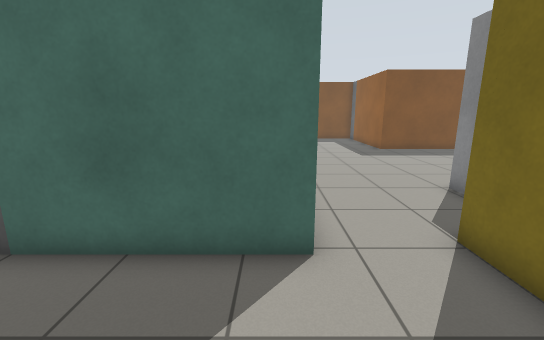
View 1 (above)

15 first-person views from a walk through a robot-simulator world made for Gazebo. The camera is 1.2 m above the floor, tilts 12° down and sees 90° across. The floor is counted in squares, 0.5 m on a side. Each view is taken from the middle of a square. On the plan, view 1 faces up. The plan holds only what a view shows up to about 17 squares ahead; the rest is blank.

View 2
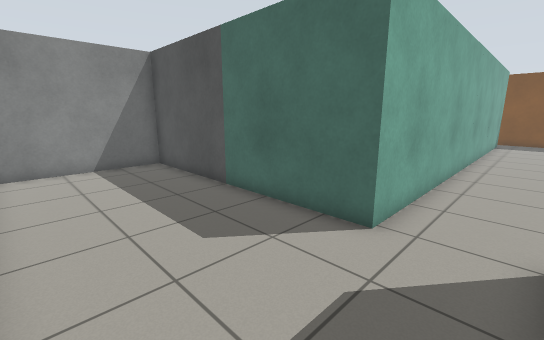

View 3
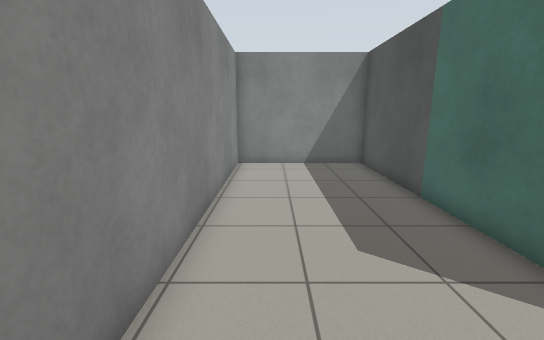

View 4
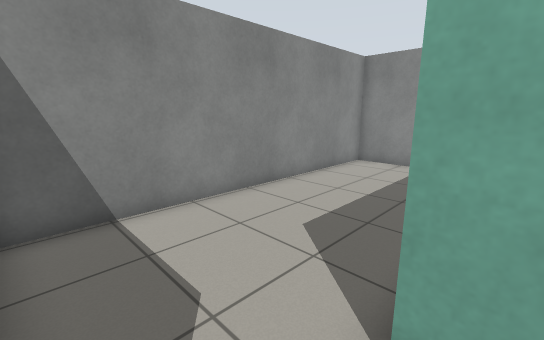

View 5
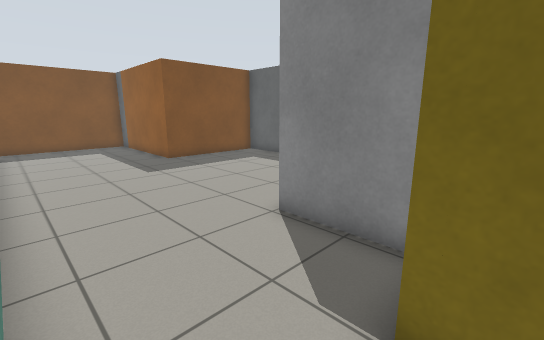

View 6
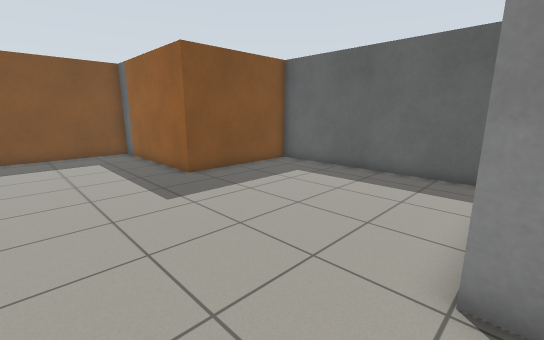

View 7
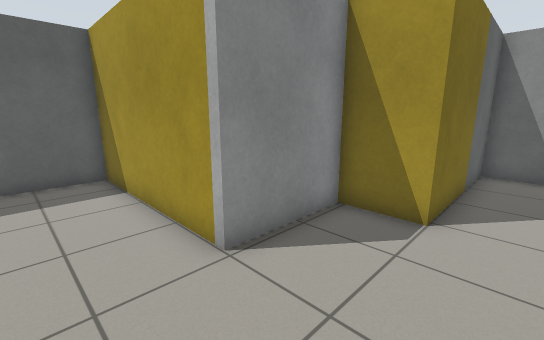

View 8
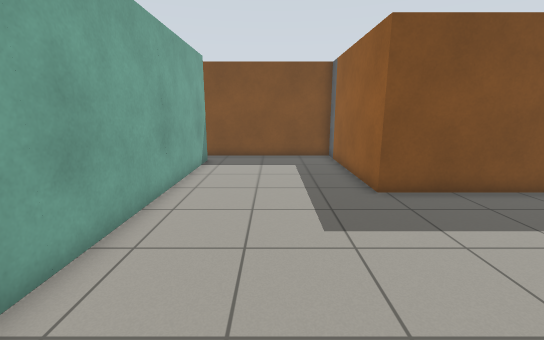

View 9
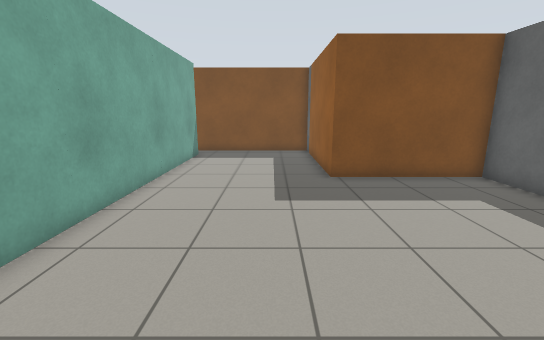

View 10
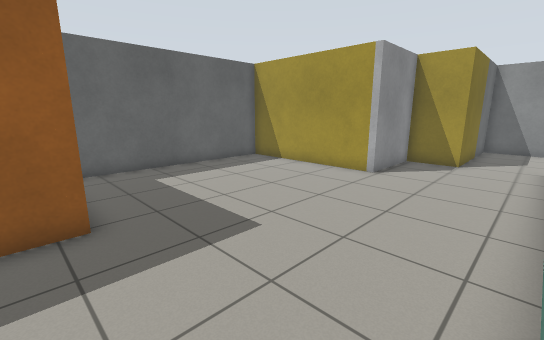

View 11
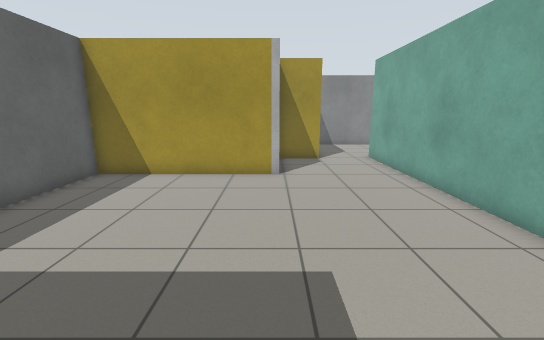

View 12
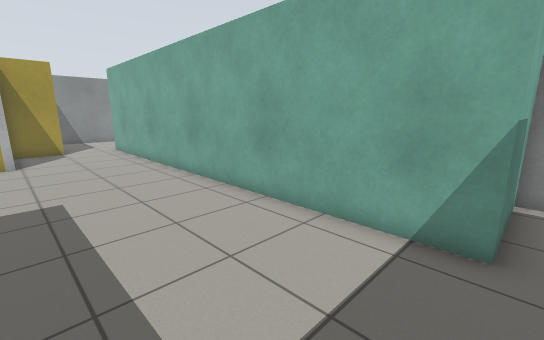

View 13
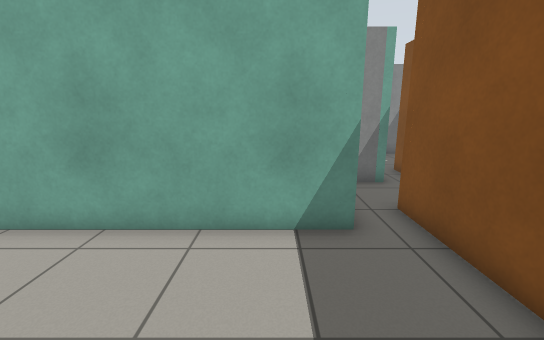

View 14
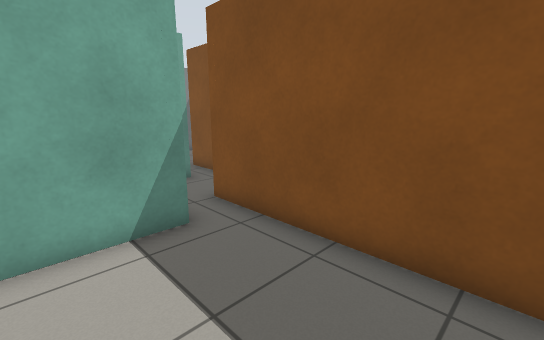

View 15
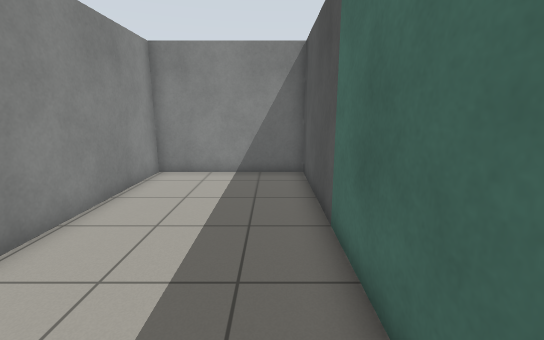

### Floor plan
Points are (right, up) in squares from view 1. A wall is a line through its corners. A room is listed if a view was taken in it or the views show most of it. See-through windows are left out.
Room 1 (views 1, 2, 3, 4, 5, 15)
walls: (0.7, 5.5) (0.7, 4.3) (-9.9, 4.3) (-9.9, -1.6) (3.5, -1.6) (3.5, 4.8)
ways out: opening at (2, 5) to room 2
Room 2 (views 6, 7, 8, 9, 10, 11, 12, 13, 14)
walls: (3.5, 4.8) (5.7, 4.8) (5.7, 8.5) (12.9, 8.5) (12.9, 18) (7.2, 18) (7.2, 25.2) (0.6, 25.2); (0.7, 23.7) (0.7, 5.5)
ways out: opening at (2, 5) to room 1; opening at (0, 24)

Where each view was taken, in squares from view 1:
view 1: 0 up, 0 right, facing up
view 2: 1 down, 3 right, facing up-left
view 3: 0 up, 3 right, facing left
view 4: 5 up, 3 right, facing down-left
view 5: 4 up, 1 right, facing up-right
view 6: 8 up, 2 right, facing up-right
view 7: 11 up, 2 right, facing down-right
view 8: 10 up, 4 right, facing up
view 9: 8 up, 5 right, facing up
view 10: 19 up, 1 right, facing down-right
view 11: 19 up, 6 right, facing down
view 12: 24 up, 6 right, facing down-left
view 13: 22 up, 6 right, facing left
view 14: 21 up, 6 right, facing up-left
view 15: 3 up, 1 right, facing left
